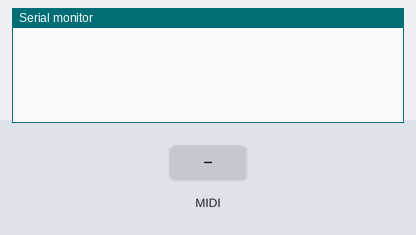
Simulated run of this sketch. Board: Arduino Leonardo, built with avr-gcc and run on an emulated ATmega32U4. Parts: the last lines printed to the serial monitor. The inputs (shaded band) are chosen by the test bench. MIDI output is not drawn.

Above: at 1.2 s.
1.3 s: MIDI note 36 received
At 2.1 s:
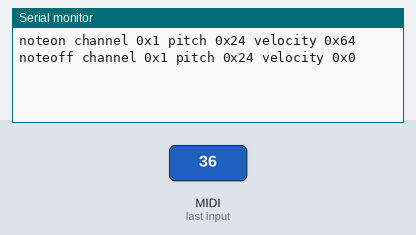
3.1 s: MIDI note 60 received
At 4.6 s:
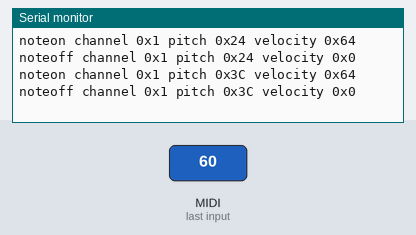

The sketch:

MIDILibrary_MIDI_In.ino
```cpp
/*
  MIDi Input using FortySevenEffects' MIDI library.
  For details of the library see
  https://github.com/FortySevenEffects/arduino_midi_library

  Uses callback functions to handle incoming MIDI messages on Serial1
  Works on all boards with 2 hardware serial ports (MKR, Leonardo, Micro, Due, etc)

  created 8 Mar 2019
  by Tom Igoe

  Based on Callback example from FortySevenEffects

*/
#include <MIDI.h>

// create a MIDI input instance using Serial1:
MIDI_CREATE_DEFAULT_INSTANCE();


void setup() {
  // set up callback functions for noteOn,noteOff, and pitchBend:
  MIDI.setHandleNoteOn(handleNoteOn);
  MIDI.setHandleNoteOff(handleNoteOff);
  MIDI.setHandlePitchBend(handlePitchBend);

  // Initiate MIDI communications, listen to all channels
  MIDI.begin(MIDI_CHANNEL_OMNI);
  Serial.begin(9600);
}

void loop() {
  MIDI.read();
}

void handleNoteOn(byte channel, byte pitch, byte velocity) {
  Serial.print("noteon channel 0x");
  Serial.print(channel, HEX);
  Serial.print(" pitch 0x");
  Serial.print(pitch, HEX);
  Serial.print(" velocity 0x");
  Serial.println(velocity, HEX);
}

void handleNoteOff(byte channel, byte pitch, byte velocity) {
  Serial.print("noteoff channel 0x");
  Serial.print(channel, HEX);
  Serial.print(" pitch 0x");
  Serial.print(pitch, HEX);
  Serial.print(" velocity 0x");
  Serial.println(velocity, HEX);
}

void handlePitchBend(byte channel, int bend) {
  Serial.println("pitch bend channel 0x");
  Serial.print(channel, HEX);
  Serial.print(" bend 0x");
  Serial.println(bend, HEX);
}
```

Measured:
- after the input at 1.3 s, the serial monitor: prints a new line at once (image 1)
- after the input at 3.1 s, the serial monitor: prints a new line at once (image 2)
